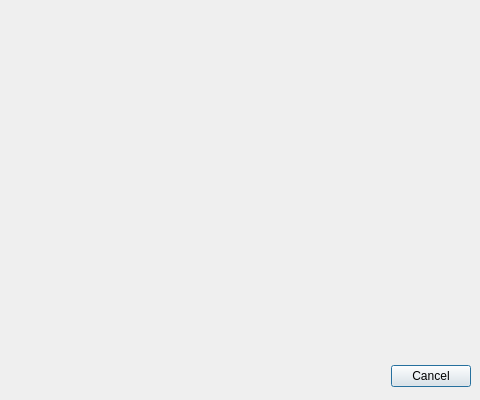
<?xml version="1.0" encoding="UTF-8"?>
<ui version="4.0">
 <class>Dialog</class>
 <widget class="QDialog" name="Dialog">
  <property name="geometry">
   <rect>
    <x>0</x>
    <y>0</y>
    <width>480</width>
    <height>400</height>
   </rect>
  </property>
  <property name="sizePolicy">
   <sizepolicy hsizetype="Fixed" vsizetype="Fixed">
    <horstretch>0</horstretch>
    <verstretch>0</verstretch>
   </sizepolicy>
  </property>
  <property name="minimumSize">
   <size>
    <width>480</width>
    <height>400</height>
   </size>
  </property>
  <property name="maximumSize">
   <size>
    <width>480</width>
    <height>400</height>
   </size>
  </property>
  <property name="windowTitle">
   <string>About ML FaceMask</string>
  </property>
  <widget class="QDialogButtonBox" name="buttonBox">
   <property name="geometry">
    <rect>
     <x>130</x>
     <y>360</y>
     <width>341</width>
     <height>32</height>
    </rect>
   </property>
   <property name="orientation">
    <enum>Qt::Horizontal</enum>
   </property>
   <property name="standardButtons">
    <set>QDialogButtonBox::Cancel</set>
   </property>
  </widget>
 </widget>
 <resources/>
 <connections>
  <connection>
   <sender>buttonBox</sender>
   <signal>accepted()</signal>
   <receiver>Dialog</receiver>
   <slot>accept()</slot>
   <hints>
    <hint type="sourcelabel">
     <x>248</x>
     <y>254</y>
    </hint>
    <hint type="destinationlabel">
     <x>157</x>
     <y>274</y>
    </hint>
   </hints>
  </connection>
  <connection>
   <sender>buttonBox</sender>
   <signal>rejected()</signal>
   <receiver>Dialog</receiver>
   <slot>reject()</slot>
   <hints>
    <hint type="sourcelabel">
     <x>316</x>
     <y>260</y>
    </hint>
    <hint type="destinationlabel">
     <x>286</x>
     <y>274</y>
    </hint>
   </hints>
  </connection>
 </connections>
</ui>
